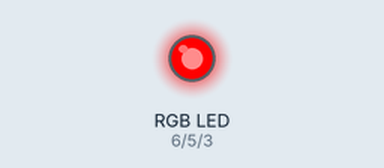
This sketch was run on a simulated Arduino Uno, built with avr-gcc and run on an emulated ATmega328P. On the bench: an RGB LED mixed from three pins (HIGH = lit).

Above: at 0.5 s.
At 1.5 s:
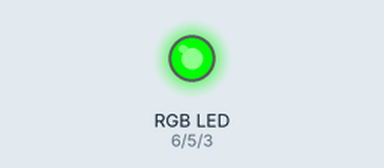
At 2.5 s:
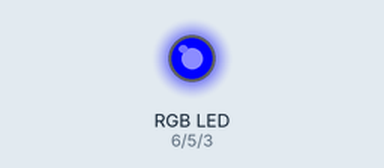
At 3.5 s:
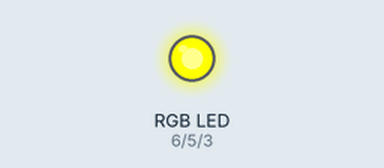
At 4.5 s:
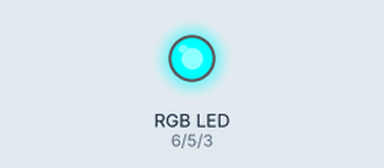
At 5.5 s:
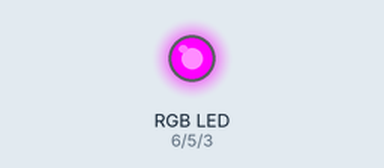
Timing chart, 0 to 7.8 s (numbered marks = the images above):
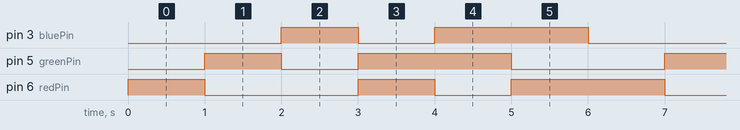

The sketch:

ACTUADORES_LED_RGB.ino
```cpp
// CODIGO PARA LED RGB DE ANODO COMÚN

int redPin = 6;
int greenPin = 5;
int bluePin = 3;

void setup() {
  pinMode(redPin, OUTPUT);
  pinMode(greenPin, OUTPUT);
  pinMode(bluePin, OUTPUT);
}

void loop() {
  // Colores RGB básicos
  setColor(255, 0, 0);  // Rojo
  delay(1000);
  setColor(0, 255, 0);  // Verde
  delay(1000);
  setColor(0, 0, 255);  // Azul
  delay(1000);
  // Mezclas de colores RGB
  setColor(255, 255, 0);  // Amarillo
  delay(1000);
  setColor(0, 255, 255);  // Cian
  delay(1000);
  setColor(255, 0, 255);  // Magenta
  delay(1000);
}

void setColor(int redValue, int greenValue, int blueValue) {
  analogWrite(redPin, redValue);
  analogWrite(greenPin, greenValue);
  analogWrite(bluePin, blueValue);
}


// CÓDIGO PARA LED RGB DE CÁTODO COMÚN

/*
int redPin = 6;
int greenPin = 5;
int bluePin = 3;

void setup() {
  pinMode(redPin, OUTPUT);
  pinMode(greenPin, OUTPUT);
  pinMode(bluePin, OUTPUT);
}

void loop() {
  // Colores RGB básicos
  setColor(0, 255, 255);  // Cian
  delay(1000);
  setColor(255, 0, 255);  // Magenta
  delay(1000);
  setColor(255, 255, 0);  // Amarillo
  delay(1000);
  // Mezclas de colores RGB
  setColor(255, 0, 0);  // Rojo
  delay(1000);
  setColor(0, 255, 0);  // Verde
  delay(1000);
  setColor(0, 0, 255);  // Azul
  delay(1000);
}

void setColor(int redValue, int greenValue, int blueValue) {
  analogWrite(redPin, 255-redValue);
  analogWrite(greenPin, 255-greenValue);
  analogWrite(bluePin, 255-blueValue);
}


*/
```

Measured:
- by itself, pin 3 (bluePin), pin 5 (greenPin): repeats every 6.0 s: LOW 1.0 s, HIGH 2.0 s, LOW 2.0 s, HIGH 1.0 s
- by itself, pin 6 (redPin): repeats every 6.0 s: LOW 2.0 s, HIGH 1.0 s, LOW 1.0 s, HIGH 2.0 s
- by itself, everything shown: repeats every 6.0 s, in 6 steps
